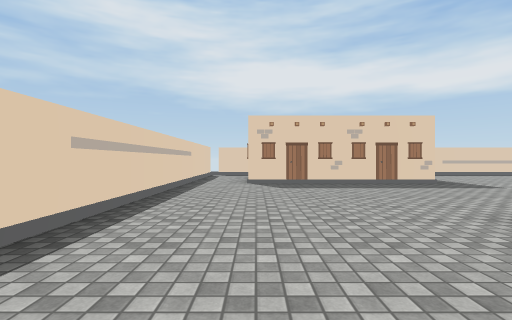
view 1 (above)

16 first-person views from a walk through a Unity game level. The camera is 1.2 m above the floor, looks level and sees 85° across. The floor is counted in squares, 2 m on a side. Each view is taken from the middle of a square. On the plan, view 1 faces up. The plan holds only what a view shows up to about 9 squares ahead; the rest is blank. The player character is not drawn. Some surface patterns are stand-ins.

view 2
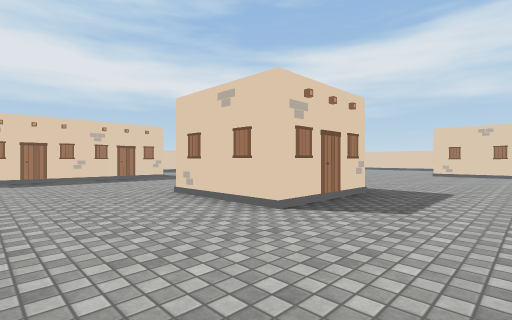

view 3
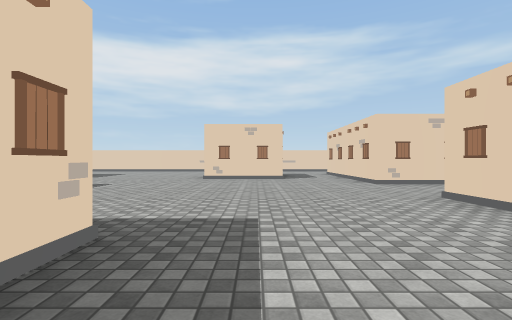

view 4
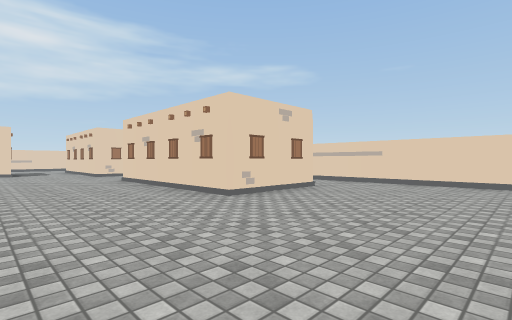

view 5
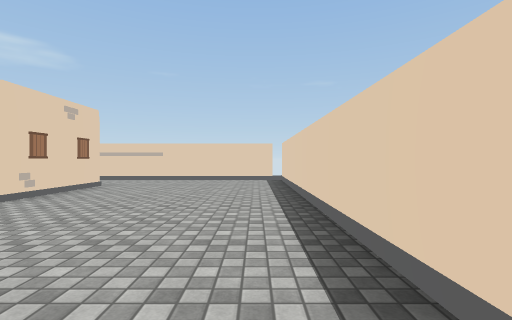

view 6
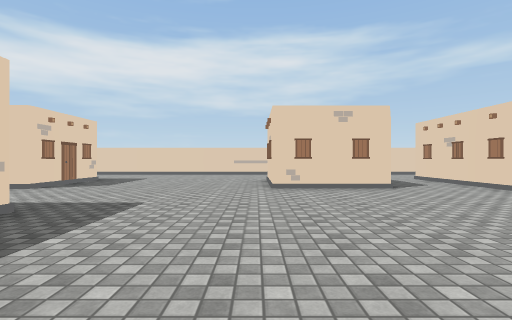

view 7
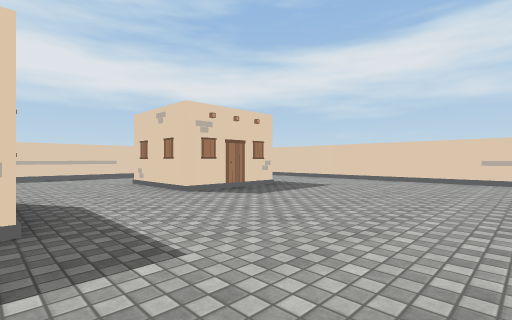

view 8
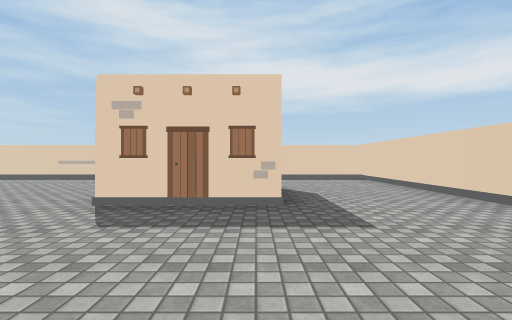

view 9
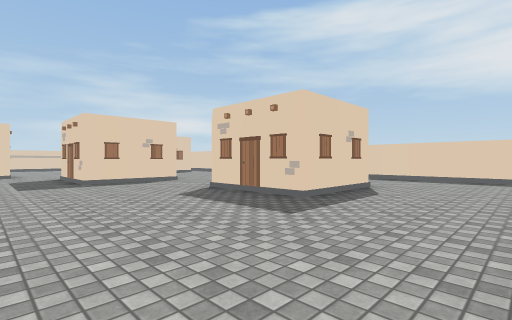

view 10
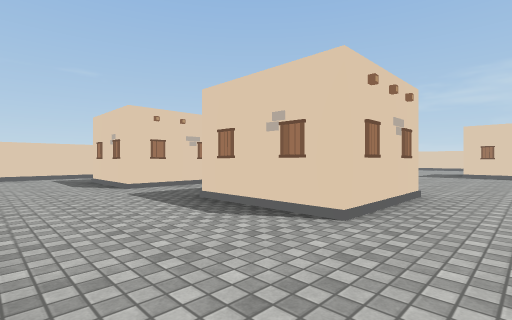

view 11
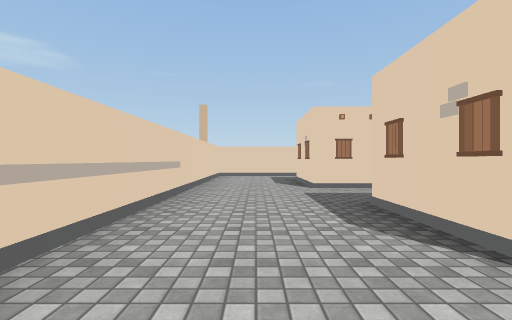

view 12
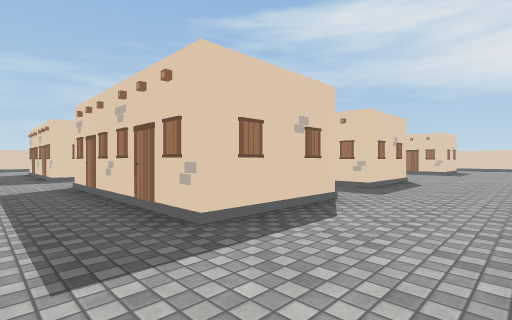

view 13
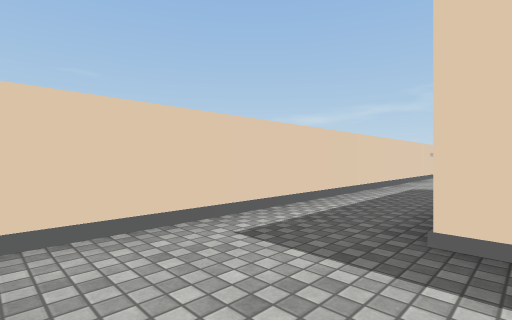

view 14
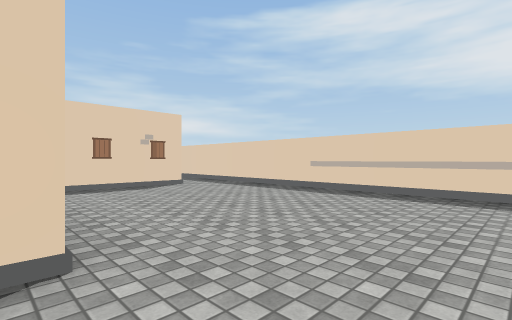

view 15
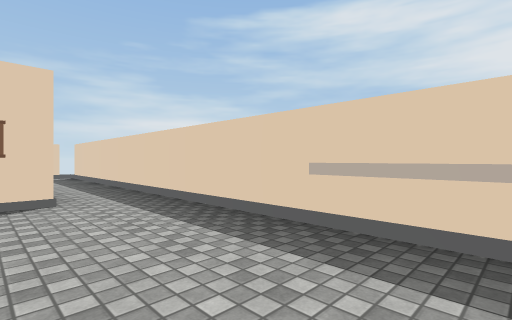

view 16
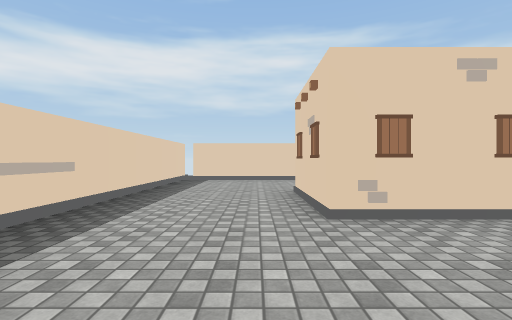

### Floor plan
Key: @ floor where view 1 was taken; # wall or solid block; x gap in a wall; . floor; O other object.
Columns run from 2 left of view 1 to 18 right of it. Each row starts with its distance up from view 1.
 12  ###################
 11 x...................x
 10    .................#
  9 #.  O #.............#
  8 #.     .......###...#
  7 #..#O.........###...#
  6 #........O #..##O...#
  5 #.......   #........#
  4 #........###........#
  3 #..... .............#
  2 #....O   ...........#
  1  ....###............#
  0  .@...........###...#
 -1 #.............###...#
 -2 #.............# O...#
 -3 #...................#
 -4 #....#####..#####...#
 -5 #....#  #  .## ##...#
 -6 #....O O#O..##O##O..#
 -7 #..... .............#
 -8 #.....    ..........
 -9 #######  ###########

Positions as (right, up) in squares from view 1, and headings:
1: (0, 0), facing up
2: (0, -2), facing up-right
3: (3, -1), facing right
4: (-1, -1), facing down-right
5: (-1, 0), facing down
6: (6, 1), facing right
7: (9, 1), facing up-right
8: (14, 2), facing up
9: (17, 2), facing up-left
10: (17, 2), facing down-left
11: (16, 2), facing down
12: (17, -8), facing up-left
13: (17, -6), facing down-left
14: (11, 6), facing up-left
15: (9, 9), facing up-left
16: (9, 9), facing right
